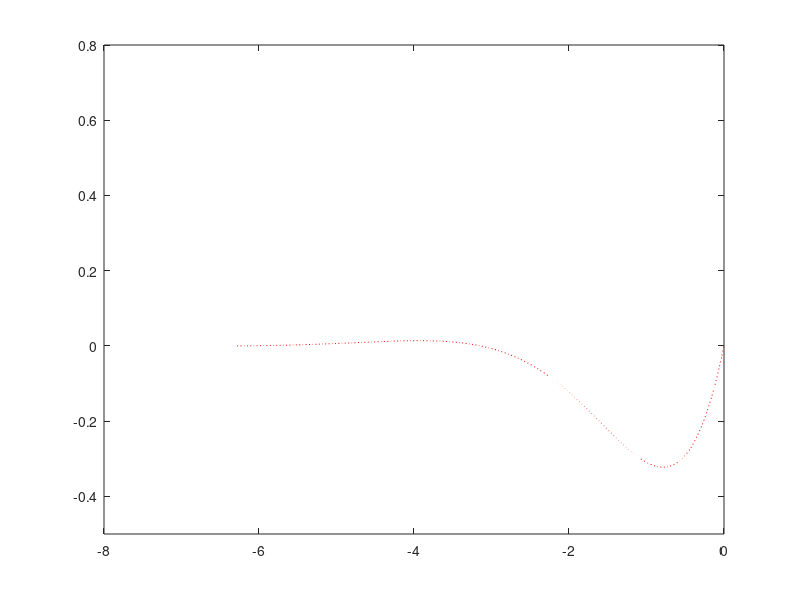

Here is the MATLAB script that generated this plot:
impares = 1:2:10;
onze = -5:1:5;
onze_2 = linspace(-5,5,11);

A = [1 5 1-1i; 4 1i -1];

A = [A; 1 2 3];

B = A(:,2:3:end);

x = linspace(-2 * pi, 0 , 200)
y = sin(x) .* exp(x)
max(y)
min(y)
plot(x,y,'r:');

axis([-8, 0, -0.5, 0.8]);

